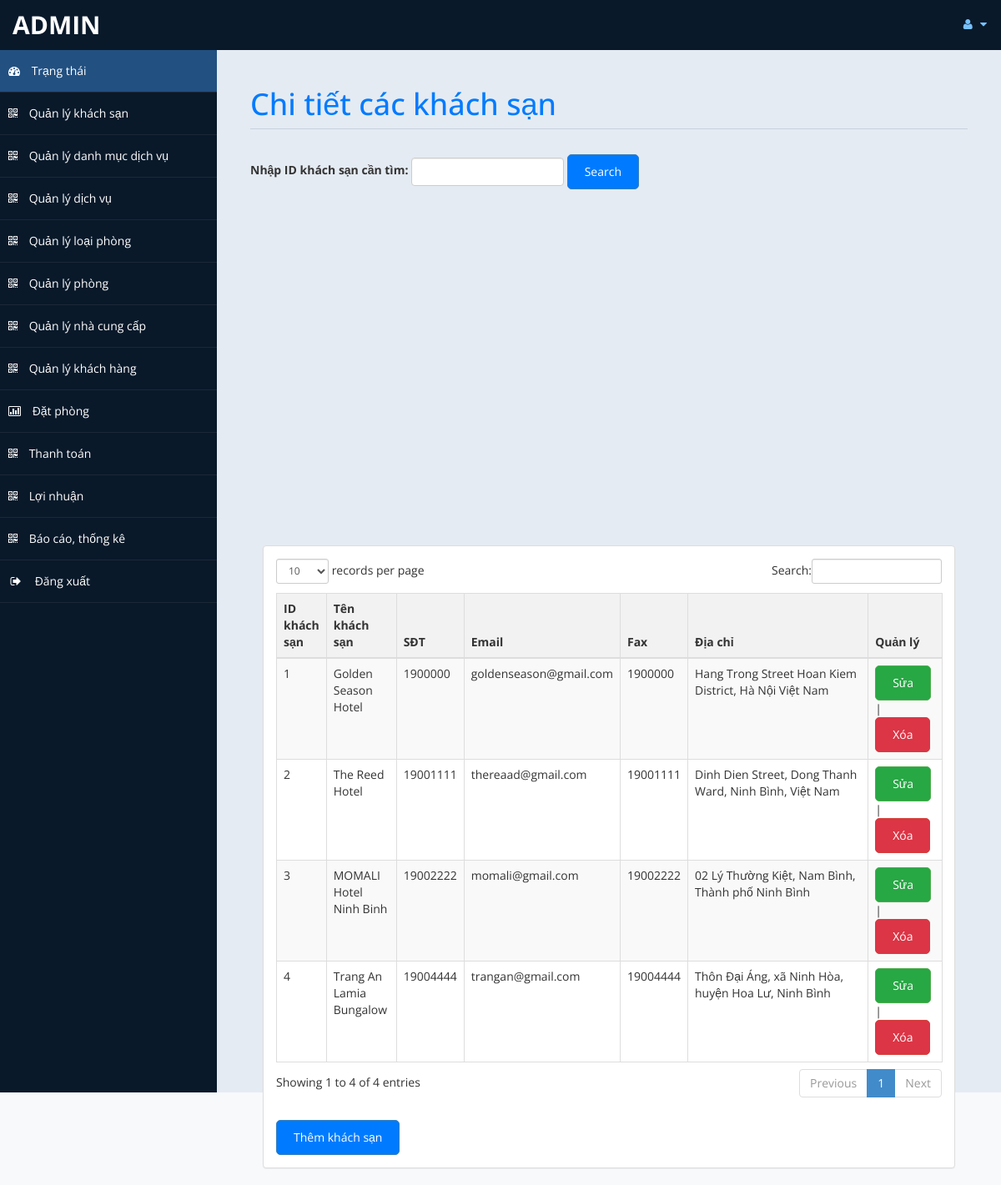
/admin/khachsan.php (signed in), run on the app's committed database.
### tables this page shows
CREATE TABLE `khachsan` (
  `IDKS` varchar(10) NOT NULL,
  `TENKS` varchar(200) NOT NULL,
  `SDT` int(20) NOT NULL,
  `EMAIL` varchar(100) NOT NULL,
  `FAX` int(20) NOT NULL,
  `DIACHI` varchar(300) NOT NULL,
  `HINHANH` varchar(500) NOT NULL
);

### admin/khachsan.php (the view, shortened to what this page needs)
<?php
include('db.php');
if (isset($_GET['search_idks'])) {
    $search_idks = $_GET['search_idks'];
    $sql = "SELECT * FROM khachsan WHERE IDKS LIKE '%$search_idks%'";
} else {
    $sql = "SELECT * FROM khachsan";
}
$re = mysqli_query($con, $sql);
?>
<!DOCTYPE html>
<html xmlns="http://www.w3.org/1999/xhtml">
<head>
    <link href="assets/css/bootstrap.css" rel="stylesheet" />
    <link href="assets/css/font-awesome.css" rel="stylesheet" />
    <link href="assets/css/thongtin.css" rel="stylesheet" />
	<link rel="stylesheet" href="assets/css/morris.css">
    <link href="assets/css/custom-styles.css" rel="stylesheet" />
    <link href="assets/js/dataTables/dataTables.bootstrap.css" rel="stylesheet" />
</head>
<body>
    <div id="wrapper">
        <nav class="navbar navbar-default top-navbar" role="navigation">
            <div class="navbar-header">
                <a class="navbar-brand" href="home.php"><?php echo $_SESSION["user"]; ?> </a>
            </div>
            <ul class="nav navbar-top-links navbar-right">
                <li class="dropdown">
                    <a class="dropdown-toggle" data-toggle="dropdown" href="#" aria-expanded="false">
                        <i class="fa fa-user fa-fw"></i> <i class="fa fa-caret-down"></i>
                    </a>
                </li>
            </ul>
        </nav>
        <nav class="navbar-default navbar-side" role="navigation">
        <div class="sidebar-collapse">
                <ul class="nav" id="main-menu">
                    <li>
                        <a class="active-menu" href="home.php"><i class="fa fa-dashboard"></i> Trạng thái</a>
                    </li>
                    <li>
                        <a  href="khachsan.php"><i class="fa fa-qrcode"></i> Quản lý khách sạn</a>
                    </li>
                    <li>
                        <a href="danhmuc.php"><i class="fa fa-qrcode"></i> Quản lý danh mục dịch vụ</a>
                    </li>
                    <li>
                        <a  href="dichvu.php"><i class="fa fa-qrcode"></i> Quản lý dịch vụ</a>
                    </li>
                    <li>
                        <a href="loaiphong.php"><i class="fa fa-qrcode"></i> Quản lý loại phòng</a>
                    </li>
                    <li>
                        <a  href="phong.php"><i class="fa fa-qrcode"></i> Quản lý phòng</a>
                    </li>
                    <li>
                        <a href="nhacungcap.php"><i class="fa fa-qrcode"></i> Quản lý nhà cung cấp</a>
                    </li>
                    <li>
                        <a  href="khachhang.php"><i class="fa fa-qrcode"></i> Quản lý khách hàng</a>
                    </li>
                    <li>
                        <a href="datphong.php"><i class="fa fa-bar-chart-o"></i> Đặt phòng</a>
                    </li>
                    <li>
                        <a href="payment.php"><i class="fa fa-qrcode"></i> Thanh toán</a>
                    </li>
                    <li>
                        <a  href="profit.php"><i class="fa fa-qrcode"></i> Lợi nhuận</a>
                    </li>
                    <li>
                        <a href="quanlythongke.php"><i class="fa fa-qrcode"></i> Báo cáo, thống kê</a>
                    </li>
                    <li>
    <a href="#" onclick="confirmLogout();">
        <i class="fa fa-sign-out fa-fw"></i> Đăng xuất
    </a>
</li>
					</ul>
            </div>
        </nav>
        <div id="page-wrapper" >
        <div id="page-inner">
			 <div class="row">
                    <div class="col-md-12">
                        <h1 class="page-header">
                           Chi tiết các khách sạn<small> </small>
                        </h1>
                            <form action="" method="GET" class="form-inline">
                                <div class="form-group">
                                    <label for="search_idks">Nhập ID khách sạn cần tìm:</label>
                                    <input type="text" class="form-control" id="search_idks" name="search_idks">
                                </div>
                                <button type="submit" class="btn btn-primary">Search</button>
                            </form>
                    </div>
                </div>
            <br>
				<br>
				<br>
				<br><div id="chart"></div>
        <div class="col-md-12">
                    <div class="panel panel-default">
                        <div class="panel-body">
                            <div class="table-responsive table-striped-body">
                            <table class="table table-striped table-bordered table-hover" id="dataTables-example">
                                <thead>
                                    <tr>
                                        <th>ID khách sạn</th>
                                        <th>Tên khách sạn</th>
                                        <th>SĐT</th>
                                        <th>Email</th>
                                        <th>Fax</th>
                                        <th style="width:205px;">Địa chỉ</th>
                                        <th>Quản lý</th>
                                    </tr>
                                </thead>
                                <tbody>
                                    <?php
                                    while ($row = mysqli_fetch_array($re)) {
                                        $id = $row['IDKS'];
                                        echo "<tr class='" . ($id % 2 == 1 ? 'gradeC' : 'gradeU') . "'>";
                                        echo "<td>" . $row['IDKS'] . "</td>";
                                        echo "<td>" . $row['TENKS'] . "</td>";
                                        echo "<td>" . $row['SDT'] . "</td>";
                                        echo "<td>" . $row['EMAIL'] . "</td>";
                                        echo "<td>" . $row['FAX'] . "</td>";
                                        echo "<td>" . $row['DIACHI'] . "</td>";
                                        echo "<td>
                                                <a href='edit_khachsan.php?id=$id'class='btn btn-success'>Sửa</a> |
                                                <a href='javascript:void(0);' onclick='confirmDelete($id)' class='btn btn-danger'>Xóa</a>                                            </td>";
                                        echo "</tr>";
                                    }
                                    ?>
                                </tbody>
                            </table>
                                <div class="btn-container">
                            <a href="themkhachsan.php" class="btn btn-primary">Thêm khách sạn</a>
                        </div>
                            </div>
                        </div>
                    </div>
                </div>
                </div>
            </div>
    </div>
</body>
</html>

### admin/assets/css/thongtin.css (style rules this page uses)
body { font-family: Arial, sans-serif; background-color: #f8f9fa; }
#page-inner { padding: 20px; }
h1.page-header { color: #007bff; margin-bottom: 30px; }
table { width: 100%; border-collapse: collapse; margin-top: 20px; }
th, td { border: 1px solid #dee2e6; padding: 12px; text-align: left; }
tr.gradeC { background-color: #f2f2f2; }
tr.gradeU { background-color: #e6e6e6; }
.btn { padding: 10px 20px; border-radius: 5px; text-decoration: none; color: #fff; }
.btn-primary { background-color: #007bff; }
.btn-success { background-color: #28a745; }
.btn-danger { background-color: #dc3545; }
.btn-container { margin-top: 20px; }
#dataTables-example { width: 100%; margin: 1em 0; border-collapse: collapse; border-spacing: 0; }
#dataTables-example th { background-color: #f2f2f2; font-weight: bold; padding: 8px; text-align: left; }
#dataTables-example td { padding: 8px; border-bottom: 1px solid #ddd; }
#dataTables-example tbody tr.gradeC { background-color: #f9f9f9; }
#dataTables-example tbody tr.gradeU { background-color: #ffffff; }

### admin/assets/css/custom-styles.css (style rules this page uses)
body { font-family: 'Open Sans', sans-serif; }
#wrapper { width: 100%; background:#09192A; }
#page-wrapper { padding: 15px 15px; min-height: 600px; background:#E5EBF2; }
#page-inner { width:100%; margin:10px 20px 10px 0px; background-color:transparent; padding:10px; min-height:1200px; }
h1, .h1, h2, .h2, h3, .h3 { margin-bottom: -5px; }
.page-header { padding-bottom: 9px; margin: 10px 0 45px; border-bottom: 1px solid #C7D1DD; }
.top-navbar { margin:0px; }
.top-navbar .navbar-brand { color: #fff; width: 260px; text-align: left; height: 60px; font-size: 30px; font-weight: 700; text-transform: uppercase; line-height: 30px; }
.top-navbar .nav > li { position: relative; display: inline-block; }
.top-navbar .nav > li > a { position: relative; display: block; padding: 19px 15px; color: #77C0FD; }
.active-menu { background-color:#225081!important; }
.sidebar-collapse , .sidebar-collapse .nav { background:none; }
.sidebar-collapse .nav { padding:0; }
.sidebar-collapse .nav > li > a { color:#fff; background:transparent; text-shadow:none; }
.sidebar-collapse > .nav > li > a { padding:15px 10px; }
.sidebar-collapse > .nav > li { border-bottom: 1px solid rgba(107, 108, 109, 0.19); }
.navbar-side { border:none; background-color: transparent; }
.top-navbar { background:#09192A; border-bottom:none; }
.top-navbar .nav > li > a > i { margin-right: 2px; }
.navbar-default { border:0px solid black; }
.navbar-header { background: #09192A; }
.nav > li > a > i { margin-right:10px; }
@media (min-width:768px) { #page-wrapper { margin: 0 0 0 260px; padding: 15px 30px; min-height: 1200px; } }
@media (min-width:768px) { .navbar-side { z-index: 1; position: absolute; width: 260px; } }
@media (min-width:768px) { .navbar { border-radius: 0px; } }

### data on the page
khachsan: IDKS "1", TENKS "Golden Season Hotel", SDT "1900000", EMAIL "goldenseason@gmail.com", FAX "1900000", DIACHI "Hang Trong Street Hoan Kiem District, Hà Nội Việt Nam"
khachsan: IDKS "2", TENKS "The Reed Hotel", SDT "19001111", EMAIL "thereaad@gmail.com", FAX "19001111", DIACHI "Dinh Dien Street, Dong Thanh Ward, Ninh Bình, Việt Nam"
khachsan: IDKS "3", TENKS "MOMALI Hotel Ninh Binh", SDT "19002222", EMAIL "momali@gmail.com", FAX "19002222", DIACHI "02 Lý Thường Kiệt, Nam Bình, Thành phố Ninh Bình"
khachsan: IDKS "4", TENKS "Trang An Lamia Bungalow", SDT "19004444", EMAIL "trangan@gmail.com", FAX "19004444", DIACHI "Thôn Đại Áng, xã Ninh Hòa, huyện Hoa Lư, Ninh Bình"

### other printed values
$_SESSION["user"] "ADMIN"
